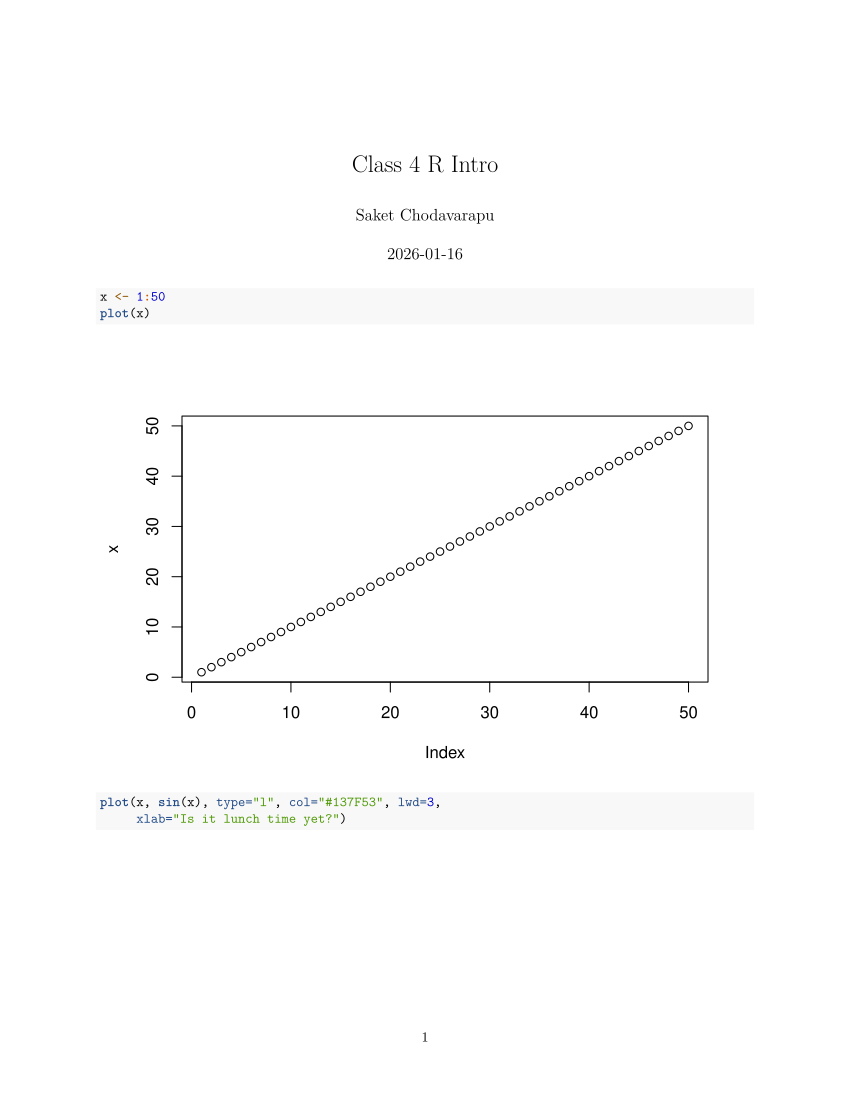

Recreate this plot in R.
#' ---
#' title: "Class 4 R Intro"
#' author: "Saket Chodavarapu"
#' ---

x <- 1:50
plot(x)
plot(x, sin(x), type="l", col="#137F53", lwd=3,
     xlab="Is it lunch time yet?")
